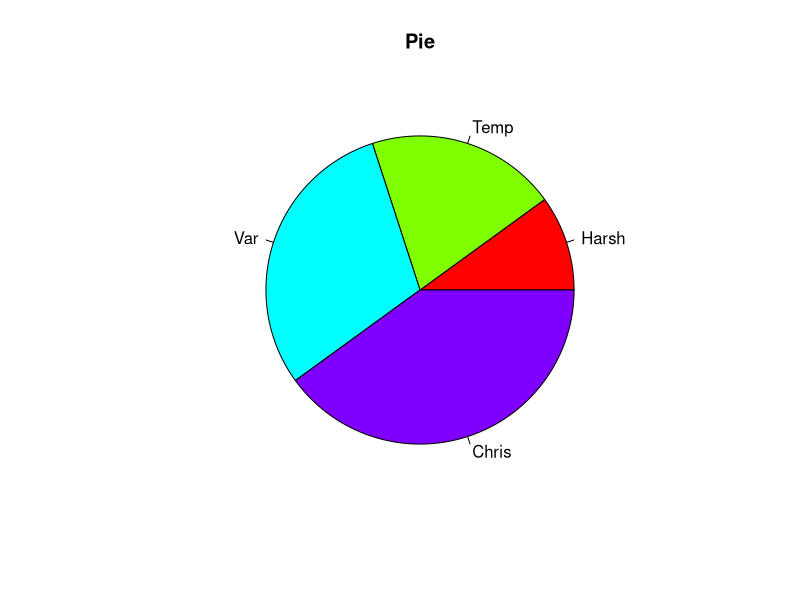

Source code (R):
#Write R script to create pie chart

x <- c(10,20,30,40)
labels <-c('Harsh','Temp','Var','Chris')

png('pie.png')
pie(x,labels,main='Pie',col=rainbow(length(x)))
dev.off()